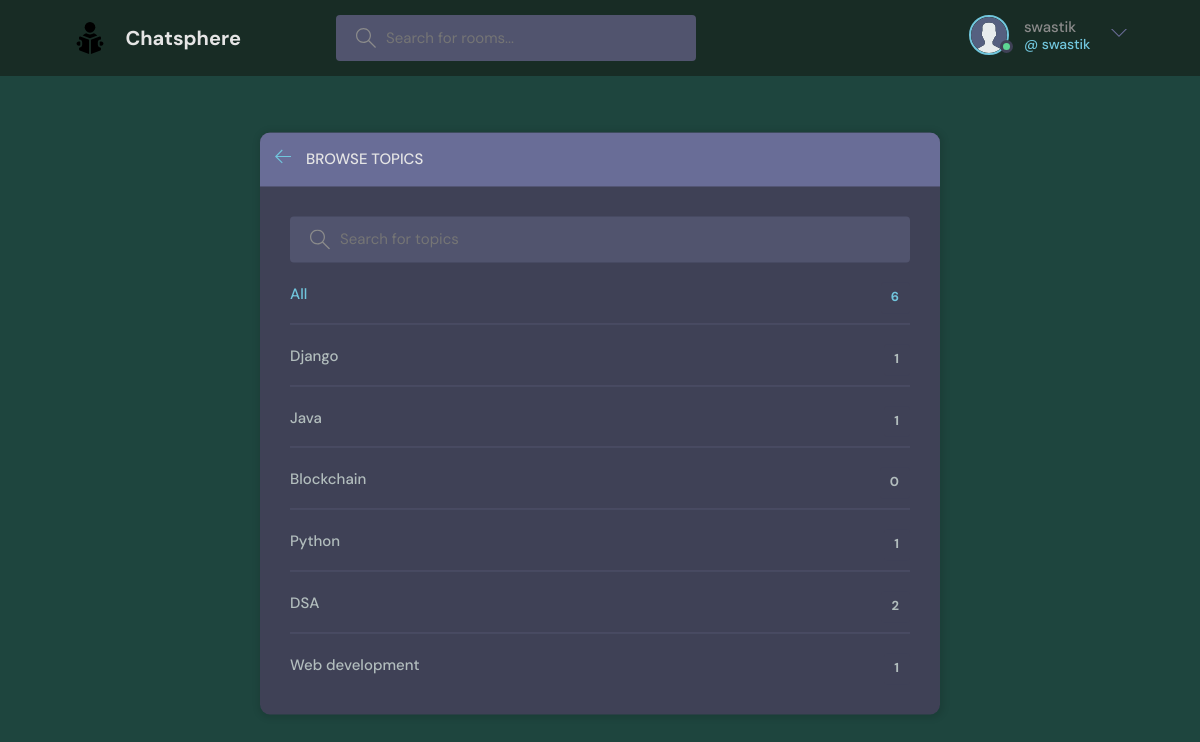
Page /topics/ (signed in) on the committed database.
### mainApp/models.py (models this page shows)
class User(AbstractUser):
    name = models.CharField(max_length=200, null = True)
    email = models.EmailField(unique = True, null = True)
    bio = models.TextField(null=True)
    avatar = models.ImageField(null = True, default = "avatar1.svg")
    USERNAME_FIELD = 'email'
    REQUIRED_FIELDS = []

class Topic(models.Model):
    name = models.CharField(max_length=200)
    def __str__(self):
        return self.name

### mainApp/views.py (the view)
# urls.py: path('topics/', views.topicsPage, name = 'topics'),
def topicsPage(request):
    q = request.GET.get('q') if request.GET.get('q') != None else ''
    topics = Topic.objects.filter(name__icontains = q)
    return render(request, 'mainApp/topics.html',{'topics':topics})

### mainApp/templates/mainApp/topics.html (shortened to what this page needs)
{% extends 'main.html' %} {% block content %}
<main class="create-room layout">
  <div class="container">
    <div class="layout__box">
      <div class="layout__boxHeader">
        <div class="layout__boxTitle">
          <a href="{% url 'home' %}">
            <svg
              version="1.1"
              xmlns="http://www.w3.org/2000/svg"
              width="32"
              height="32"
              viewBox="0 0 32 32"
            >
              <title>arrow-left</title>
              <path
                d="M13.723 2.286l-13.723 13.714 13.719 13.714 1.616-1.611-10.96-10.96h27.625v-2.286h-27.625l10.965-10.965-1.616-1.607z"
              ></path>
            </svg>
          </a>
          <h3>Browse Topics</h3>
        </div>
      </div>
      <div class="topics-page layout__body">
        <form action = "" method = GET class="header__search">
          <label>
            <input name = "q" placeholder="Search for topics" />
          </label>
        </form>
        <ul class="topics__list">
          <li>
            <a href="{% url 'topics' %}" class="active"
              >All <span>{{topics.count}}</span></a
            >
          </li>
          {% for topic in topics %}
          <li>
            <a href="{% url 'home' %}?q={{topic.name}}"
              >{{topic}} <span>{{topic.room_set.all.count}}</span></a
            >
          </li>
          {% endfor %}
        </ul>
      </div>
    </div>
  </div>
</main>
{% endblock %}

### templates/navbar.html (shortened to what this page needs)
{% load static %}
<header class="header header--loggedIn">
  <div class="container">
    <a href="{% url 'home' %}" class="header__logo">
      <img src="{% static 'images/readingBook.svg' %}" />
      <h1><b>Chatsphere</b></h1>
    </a>
    <form class="header__search" method="GET" action="{% url 'home' %}">
      <label>
        <input type="text" name="q" placeholder="Search for rooms..." />
      </label>
    </form>
    <nav class="header__menu">
      {% if request.user.is_authenticated %}
      <div class="header__user">
        <a href="{% url 'user-profile' user.id %}">
          <div class="avatar avatar--medium active">
            <img src="{{request.user.avatar.url}}" />
          </div>
          <p>
            {{request.user.username}} <span>@ {{request.user.username}}</span>
          </p>
        </a>
        <button class="dropdown-button">
          <svg
            version="1.1"
            xmlns="http://www.w3.org/2000/svg"
            width="32"
            height="32"
            viewBox="0 0 32 32"
          >
            <title>chevron-down</title>
            <path d="M16 21l-13-13h-3l16 16 16-16h-3l-13 13z"></path>
          </svg>
        </button>
      </div>
      {% else %}
      <a href="{% url 'login' %}">
        <img src="{% static 'images/avatar1.svg' %}" />
        <p>Login</p>
      </a>
      {% endif %}
    </nav>
  </div>
</header>

### static/styles/style.css (style rules this page uses)
:root { --color-main: #71c6dd; --color-main-light: #e1f6fb; --color-dark: #3f4156; --color-dark-medium: #51546e; --color-dark-light: #696d97; --color-light: #e5e5e5; --color-gray: #8b8b8b; --color-light-gray: #b2bdbd; --color-bg: #2d2d39; --color-success: #5dd693; --color-error: #fc4b0b; }
* { font-family: "DM Sans", -apple-system, BlinkMacSystemFont, "Segoe UI", Roboto, Oxygen, Ubuntu, Cantarell, "Open Sans", "Helvetica Neue", sans-serif; margin: 0; padding: 0; box-sizing: border-box; text-rendering: optimizeLegibility; font-size: inherit; }
html { font-size: 56.25%; }
@media only screen and (min-width: 1200px) { html { font-size: 62.5%; } }
body { line-height: 1.6; font-weight: 400; font-size: 1.5rem; color: var(--color-light-gray); background-color: #1e453e; min-height: 100vh; }
img { width: 100%; }
a { display: inline-block; color: var(--color-main); text-decoration: none; }
.container { max-width: 120rem; width: 90%; margin: auto; }
.avatar { position: relative; display: inline-block; border-radius: 50%; border: 2px solid var(--color-main); }
.avatar img { display: block; border-radius: 50%; object-fit: cover; object-position: center; }
.avatar::after { content: ""; display: block; position: absolute; background-color: var(--color-gray); z-index: 111; border-radius: 50%; border: 0.3rem solid var(--color-dark); }
.avatar.active::after { background-color: var(--color-success); }
.avatar.avatar--medium img { width: 3.6rem; height: 3.6rem; border-radius: 50%; }
.avatar.avatar--medium:after { width: 0.7rem; height: 0.7rem; bottom: 0px; right: -6px; }
.header { padding: 1.5rem; background-color: #182c25; }
.header > .container { display: flex; gap: 9.5rem; }
.header__logo, .header__user { display: flex; gap: 2rem; align-items: center; }
.header__logo > img { height: 3.2rem; width: 3.2rem; }
.header__logo > h1 { font-weight: 700; font-size: 2rem; color: var(--color-light); }
.header__search > label { background-color: var(--color-dark-medium); padding: 1.3rem 1rem; display: flex; align-items: center; gap: 1rem; border-radius: 4px; }
.header__search svg { fill: var(--color-gray); width: 2rem; height: 2rem; margin-left: 1rem; }
.header__search input { width: 30rem; background: transparent; border: none; outline: none; color: var(--color-light); }
.header__menu { margin-left: auto; position: relative; }
.header__menu a { display: flex; gap: 1.5rem; align-items: center; font-weight: 500; text-decoration: none; color: var(--color-gray); }
.header__menu img { height: 3.6rem; }
.header__menu p { line-height: 1.2; }
.header__menu span { color: var(--color-main); font-weight: 500; font-size: 1.4rem; display: block; }
.header__menu svg { width: 1.6rem; height: 1.6rem; fill: var(--color-dark-light); }
.dropdown-button { background: transparent; border: 0; outline: 0; cursor: pointer; }
.layout { margin-top: 2.4rem; }
.layout > .container { display: flex; justify-content: space-between; align-items: flex-start; }
.layout__box { width: 90%; max-width: 48rem; min-height: 40rem; position: absolute; top: 50%; left: 50%; transform: translate(-50%, -46%); background-color: var(--color-dark); border-radius: 1rem; box-shadow: 1px 1px 6px 3px rgba(0, 0, 0, 0.1); overflow: hidden; }
.layout__boxHeader { display: flex; padding: 1.5rem; background-color: var(--color-dark-light); }
.layout__boxTitle { display: flex; gap: 1.5rem; align-items: center; }
.layout__boxTitle h3 { text-transform: uppercase; font-weight: 500; color: var(--color-light); }
.layout__boxTitle svg { width: 1.6rem; height: 1.6rem; fill: var(--color-main); }
.layout__body { margin: 3rem; }
.topics__list { list-style: none; }
.topics__list li a { display: flex; justify-content: space-between; margin-bottom: 3rem; font-weight: 500; color: var(--color-light-gray); transition: all 0.3s ease-in-out; }
.topics__list li a.active, .topics__list li a:hover { color: var(--color-main); }
.topics__list li a span { padding: 0.5rem 1rem; background-color: var(--color-dark); border-radius: 3px; font-size: 1.3rem; font-weight: 700; letter-spacing: 1px; }
.topics-page .topics__list li:not(:last-child) a { margin: 2rem 0; padding-bottom: 1rem; text-decoration: none; border-bottom: 1px solid var(--color-dark-medium); }
.topics-page .header__search { display: block; }
.create-room.layout .layout__box { max-width: 68rem; }

### rows in the picture
User: user.avatar (picture), user.username "swastik"
Topic: name "Django", room_set.all.count "1"
Topic: name "Java", room_set.all.count "1"
Topic: name "Blockchain", room_set.all.count "0"
Topic: name "Python", room_set.all.count "1"
Topic: name "DSA", room_set.all.count "2"
Topic: name "Web development", room_set.all.count "1"

### other values in the picture
{{ topics.count }} "6"
